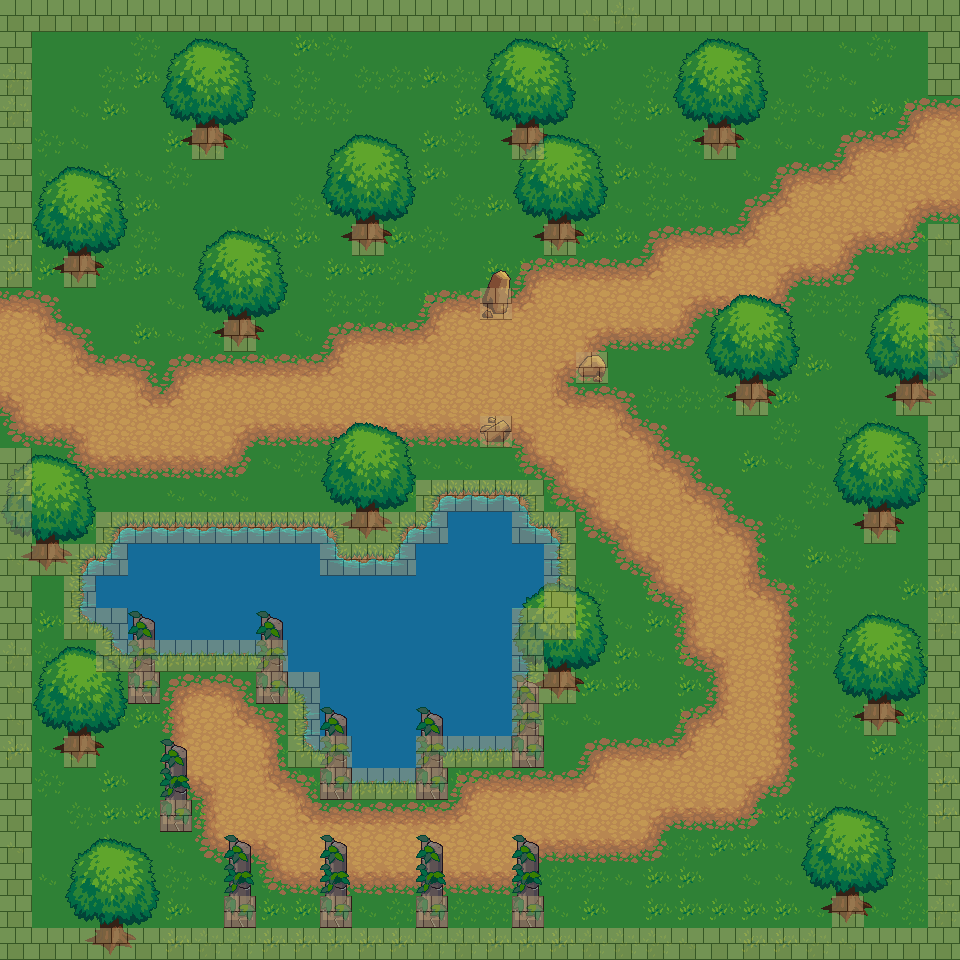

Tiled map render using the project's own tile images. Description and the map definition, with tile-layer contents summarised, below:
An orthogonal 30x30 tile map with 32x32 px tiles, 6 tile layers (Grass, Path, Path Decals, Tree Base, ...) and 1 object.

<map version="1.0" orientation="orthogonal" renderorder="right-down" width="30" height="30" tilewidth="32" tileheight="32" nextobjectid="1">
 <tileset firstgid="1" name="terrain_atlas" tilewidth="32" tileheight="32">
  <image source="terrain_atlas.png" width="1024" height="1024" />
  <terraintypes>
   <terrain name="Dirt" tile="-1" />
   <terrain name="Water" tile="-1" />
  </terraintypes>
  <tile id="16" terrain="0,0,0," />
  <tile id="17" terrain="0,0,,0" />
  <tile id="48" terrain="0,,0,0" />
  <tile id="49" terrain=",0,0,0" />
  <tile id="79" terrain=",,,0" />
  <tile id="80" terrain=",,0,0" />
  <tile id="81" terrain=",,0," />
  <tile id="111" terrain=",0,,0" />
  <tile id="112" terrain="0,0,0,0" />
  <tile id="113" terrain="0,,0," />
  <tile id="143" terrain=",0,," />
  <tile id="144" terrain="0,0,," />
  <tile id="145" terrain="0,,," />
  <tile id="295" terrain="1,1,1," />
  <tile id="296" terrain="1,1,,1" />
  <tile id="327" terrain="1,,1,1" />
  <tile id="328" terrain=",1,1,1" />
  <tile id="358" terrain=",,,1" />
  <tile id="359" terrain=",,1,1" />
  <tile id="360" terrain=",,1," />
  <tile id="390" terrain=",1,,1" />
  <tile id="391" terrain="1,1,1,1" />
  <tile id="392" terrain="1,,1," />
  <tile id="422" terrain=",1,," />
  <tile id="423" terrain="1,1,," />
  <tile id="424" terrain="1,,," />
  <tile id="982">
   <objectgroup draworder="index">
    <object id="0" x="0" y="-0.125" width="32.125" height="32.125" />
   </objectgroup>
  </tile>
 </tileset>
 <layer name="Grass" width="30" height="30">
  <data>[900 cells, 900 non-empty, 4 distinct tile ids]</data>
 </layer>
 <layer name="Path" width="30" height="30">
  <data>[900 cells, 253 non-empty, 13 distinct tile ids]</data>
 </layer>
 <layer name="Path Decals" width="30" height="30">
  <data>[900 cells, 111 non-empty, 16 distinct tile ids]</data>
 </layer>
 <layer name="Tree Base" width="30" height="30">
  <data>[900 cells, 61 non-empty, 4 distinct tile ids]</data>
 </layer>
 <layer name="Tree Top" width="30" height="30">
  <data>[900 cells, 174 non-empty, 12 distinct tile ids]</data>
 </layer>
 <layer name="Collisions" width="30" height="30" opacity="0.46">
  <data>[900 cells, 182 non-empty, 1 distinct tile ids]</data>
 </layer>
</map>
